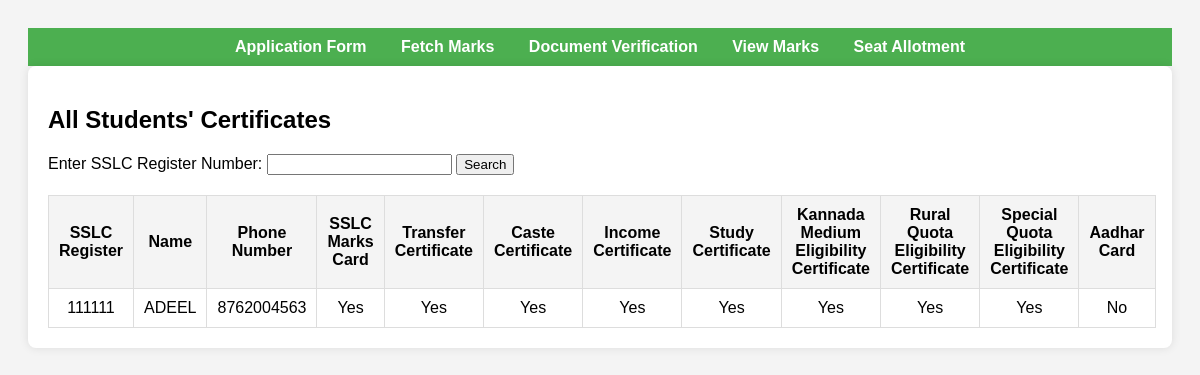
Page /document_details.php on the committed database.
### tables this page shows
CREATE TABLE `document_verification` (
  `id` int(11) NOT NULL,
  `SSLC_Register` varchar(255) NOT NULL,
  `names` varchar(100) NOT NULL,
  `marks_obtained` int(11) NOT NULL,
  `sslc_marks_card` enum('Yes','No') DEFAULT NULL,
  `tc` enum('Yes','No') DEFAULT NULL,
  `caste_certificate` enum('Yes','No') DEFAULT NULL,
  `income_certificate` enum('Yes','No') DEFAULT NULL,
  `study_certificate` enum('Yes','No') DEFAULT NULL,
  `kannada_medium_certificate` enum('Yes','No') DEFAULT NULL,
  `rural_quota_certificate` enum('Yes','No') DEFAULT NULL,
  `special_quota_certificate` enum('Yes','No') DEFAULT NULL,
  `aadhar_card` enum('Yes','No') DEFAULT NULL,
  `phone_number` varchar(15) NOT NULL,
  `student_photo` varchar(255) DEFAULT NULL
);

### document_details.php (the view, shortened to what this page needs)
<?php
require 'db_connection.php';
$register_number = '';
$filter_sql = '';
$sql = "SELECT SSLC_Register, phone_number, names, sslc_marks_card, tc, caste_certificate, income_certificate, study_certificate, kannada_medium_certificate, rural_quota_certificate, special_quota_certificate, aadhar_card FROM document_verification" . $filter_sql;
$result = $conn->query($sql);
$document_types = [
    "sslc_marks_card" => "SSLC Marks Card",
    "tc" => "Transfer Certificate",
    "caste_certificate" => "Caste Certificate",
    "income_certificate" => "Income Certificate",
    "study_certificate" => "Study Certificate",
    "kannada_medium_certificate" => "Kannada Medium Eligibility Certificate",
    "rural_quota_certificate" => "Rural Quota Eligibility Certificate",
    "special_quota_certificate" => "Special Quota Eligibility Certificate",
    "aadhar_card" => "Aadhar Card"
];
?>
<!DOCTYPE html>
<html lang="en">
<head>
</head>
<body>
<nav>
    <a href="application_form.php">Application Form</a>
    <a href="fetch_marks.php">Fetch Marks</a>
    <a href="marks_card.php">Document Verification</a>
    <a href="view_marks.php">View Marks</a>
    <a href="seat_allotment.php">Seat Allotment</a>
</nav>
<div class="container">
    <h2>All Students' Certificates</h2>
    <form method="POST" action="">
        <label for="register_number">Enter SSLC Register Number:</label>
        <input type="text" id="register_number" name="register_number" value="<?php echo htmlspecialchars($register_number); ?>">
        <button type="submit">Search</button>
    </form>
    <table>
        <thead>
            <tr>
                <th>SSLC Register</th>
                <th>Name</th>
                <th>Phone Number</th>
                <?php foreach ($document_types as $key => $label): ?>
                    <th><?php echo htmlspecialchars($label); ?></th>
                <?php endforeach; ?>
            </tr>
        </thead>
        <tbody>
            <?php while ($document_verification = $result->fetch_assoc()): ?>
 <tr>
                    <td><?php echo htmlspecialchars($document_verification['SSLC_Register']); ?></td>
                    <td><?php echo htmlspecialchars($document_verification['names']); ?></td>
                    <td><?php echo htmlspecialchars($document_verification['phone_number']); ?></td>
                    <?php foreach ($document_types as $key => $label): ?>
                        <td>
                            <?php
                            if (isset($document_verification[$key]) && $document_verification[$key] == 'Yes') {
                                echo "Yes";
                            } else {
                                echo "No";
                            }
                            ?>
                        </td>
                    <?php endforeach; ?>
                </tr>
            <?php endwhile; ?>
        </tbody>
    </table>
</div>
</body>
</html>

### document_details.php (style rules this page uses)
body { font-family: Arial, sans-serif; background-color: #f4f4f4; padding: 20px; }
table { width: 100%; border-collapse: collapse; margin-top: 20px; }
th, td { padding: 10px; text-align: center; border: 1px solid #ddd; }
th { background-color: #f4f4f4; }
.container { max-width: 1200px; margin: auto; background-color: white; padding: 20px; border-radius: 8px; box-shadow: 0px 0px 10px rgba(0, 0, 0, 0.1); }
nav { background-color: #4CAF50; padding: 10px; text-align: center; }
nav a { color: white; margin: 0 15px; text-decoration: none; font-weight: bold; }

### rows in the picture
document_verification: SSLC_Register "111111", names "ADEEL", phone_number "8762004563", sslc_marks_card "Yes", tc "Yes", caste_certificate "Yes", income_certificate "Yes", study_certificate "Yes", kannada_medium_certificate "Yes", rural_quota_certificate "Yes", special_quota_certificate "Yes", aadhar_card "No"

### other values in the picture
$label "SSLC Marks Card"
$label "Transfer Certificate"
$label "Caste Certificate"
$label "Income Certificate"
$label "Study Certificate"
$label "Kannada Medium Eligibility Certificate"
$label "Rural Quota Eligibility Certificate"
$label "Special Quota Eligibility Certificate"
$label "Aadhar Card"
